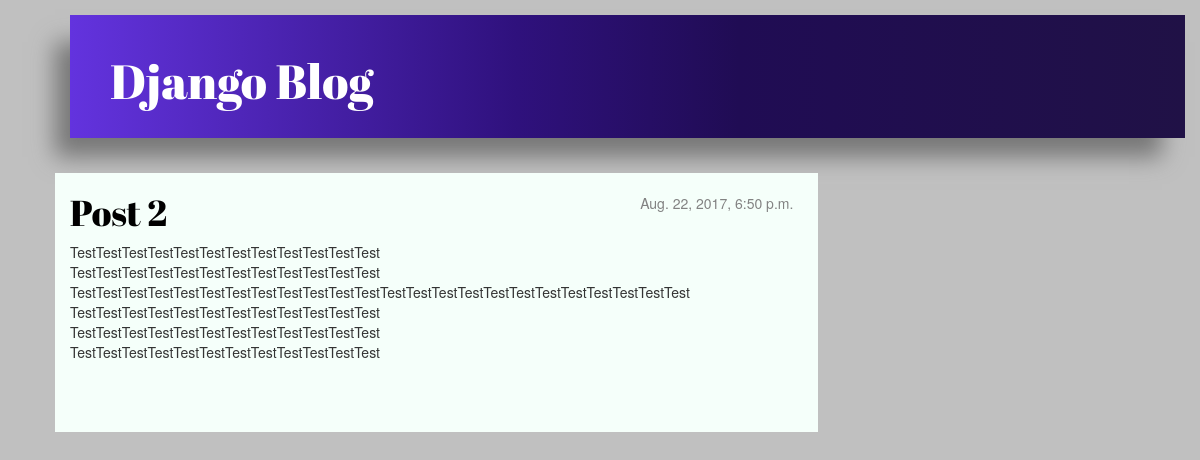
Before: /post/2/ with the older database file.
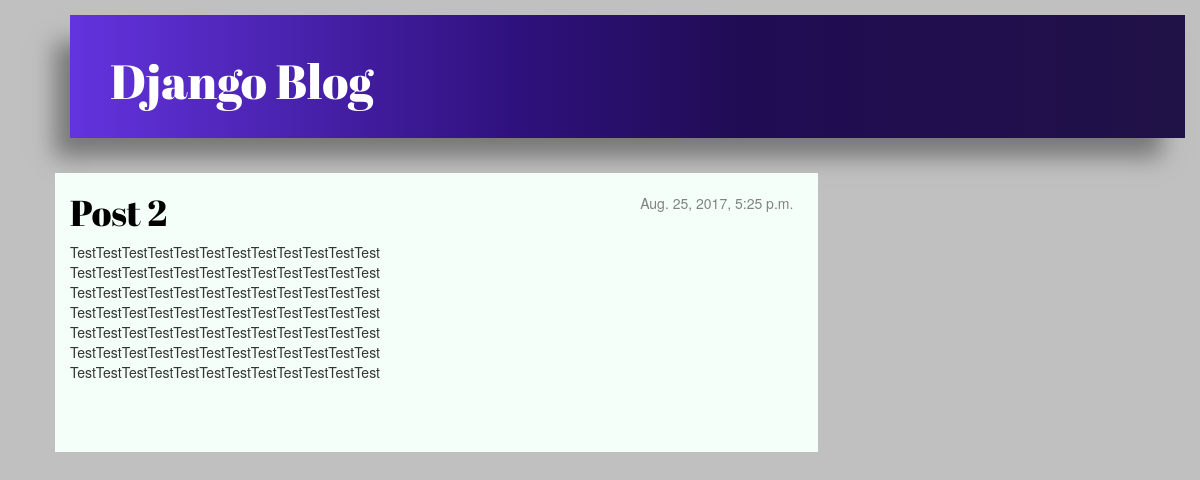
After: the same page with the newer database file.
### Spalah_Django/models.py (models this page shows, shortened)
class Post(models.Model):
    author = models.ForeignKey('auth.User')
    title = models.CharField(max_length=200)
    text = models.TextField()
    created_date = models.DateTimeField(
        default=timezone.now)
    published_date = models.DateTimeField(
        blank=True, null=True)

### Spalah_Django/views.py (the view)
# urls.py: url(r'^post/(?P<pk>[0-9]+)/$', views.post_detail, name='post_detail'),
def post_detail(request, pk):
    post = get_object_or_404(Post, pk=pk)
    return render(request, 'blog/post_detail.html', {'post': post})

### templates/blog/post_detail.html (shortened to what this page needs)
{% extends 'blog/base.html' %}
{% block content %}
    <div class="post">
        {% if post.published_date %}
            <div class="date">
                {{ post.published_date }}
            </div>
        {% endif %}
        <h1><a>{{ post.title }}</a></h1>
        <p>{{ post.text|linebreaksbr }}</p>
    </div>
{% endblock %}

Changed rows visible on the page:
changed Post "Post 2": published_date "Aug. 22, 2017, 6:50 p.m." → "Aug. 25, 2017, 5:25 p.m."; text "TestTestTestTestTestTestTestTestTestTestTestTest TestTestTestTestTestTestTestTestTestTestTestTest TestTestTestTestTestTestTestTestTestTestTestTestTestTestTestTestTestTestTestTestTestTestTestTest TestTestTestTestTestTestTestTestTestTestTestTest TestTestTestTestTestTestTestTestTestTestTestTest TestTestTestTestTestTestTestTestTestTestTestTest" → "TestTestTestTestTestTestTestTestTestTestTestTest TestTestTestTestTestTestTestTestTestTestTestTest TestTestTestTestTestTestTestTestTestTestTestTest TestTestTestTestTestTestTestTestTestTestTestTest TestTestTestTestTestTestTestTestTestTestTestTest TestTestTestTestTestTestTestTestTestTestTestTest TestTestTestTestTestTestTestTestTestTestTestTest"
